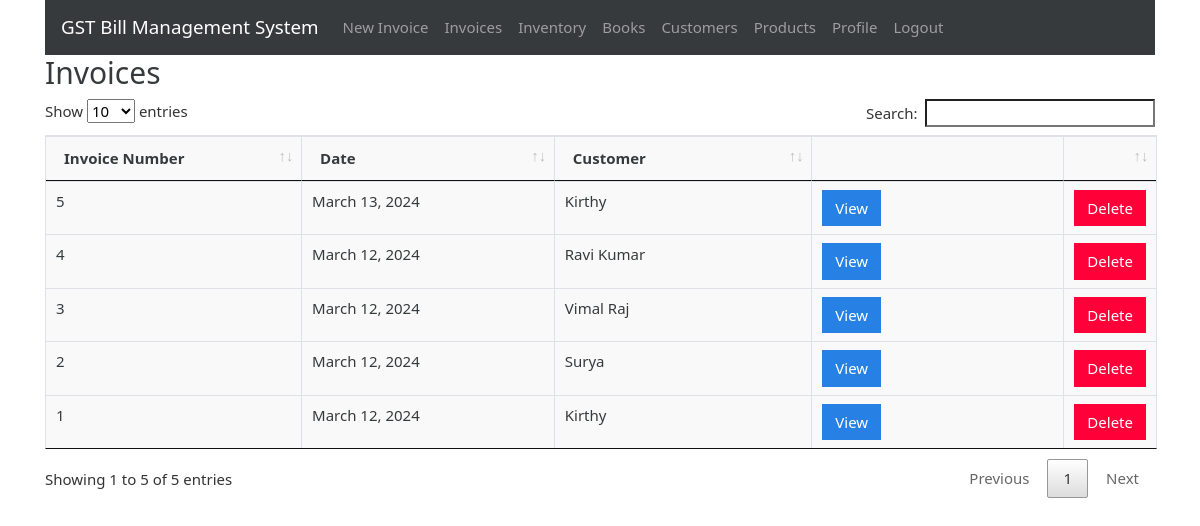
Page /invoices (signed in) on the committed database.
### gstbillingapp/models.py (models this page shows, shortened)
class Invoice(models.Model):
    user = models.ForeignKey(User, null=True, blank=True, on_delete=models.SET_NULL)
    invoice_number = models.IntegerField()
    invoice_date = models.DateField()
    invoice_customer = models.ForeignKey('Customer', on_delete=models.SET_NULL, null=True)
    invoice_json = models.TextField()
    inventory_reflected = models.BooleanField(default=True)
    books_reflected = models.BooleanField(default=True)

class Customer(models.Model):
    user = models.ForeignKey(User, null=True, blank=True, on_delete=models.SET_NULL)
    customer_name = models.CharField(max_length=200)
    customer_address = models.TextField(max_length=600, blank=True, null=True)
    customer_phone = models.CharField(max_length=10, blank=True, null=True)
    customer_gst = models.CharField(max_length=15, blank=True, null=True)
    def __str__(self):
        return self.customer_name

### gstbillingapp/views.py (the view)
# urls.py: path('invoices', views.invoices, name='invoices'),
@login_required
def invoices(request):
    context = {}
    context['invoices'] = Invoice.objects.filter(user=request.user).order_by('-id')
    return render(request, 'gstbillingapp/invoices.html', context)

### gstbillingapp/templates/gstbillingapp/invoices.html (shortened to what this page needs)
{% extends "gstbillingapp/base.html" %}
{% load static %}
{% block content %}
		<h2>Invoices</h2>
		<table class="table table-bordered" id="invoice-table">
		<thead>
			<tr>
				<th>Invoice Number</th>
				<th>Date</th>
				<th>Customer</th>
				<th></th>
				<th></th>
			</tr>
		</thead>
		<tbody class="two-col-form">
			{% for invoice in invoices %}
			<tr>
 				<td>{{invoice.invoice_number}}</td>
 				<td>{{invoice.invoice_date}}</td>
 				<td>{{invoice.invoice_customer}}</td>
				<td><a href="{% url 'invoice_viewer' invoice.id %}"><button type="button" class="btn btn-primary">View</button></a></td>
			    <td><button type="button" class="btn btn-danger" data-toggle="modal" data-target="#invoiceDeleteModal" data-invoice-id="{{invoice.id}}" data-invoice-number="{{invoice.invoice_number}}, for {{invoice.invoice_customer}}">Delete</button></td>
				</tr>
			{% endfor %}
		</tbody>
		</table>
{% endblock %}

### gstbillingapp/static/gstbillingapp/main.css (style rules this page uses)
.table-bordered td, .table-bordered th { padding: 0.25em; }
.table-bordered tbody td, .table-bordered tbody th, .table-bordered thead th, .table-bordered thead td { background: #f9f9f9; }
.two-col-form td, .two-col-form th { width: 25%; }

### rows in the picture
Invoice: invoice_number "5", invoice_date "March 13, 2024", invoice_customer "Kirthy"
Invoice: invoice_number "4", invoice_date "March 12, 2024", invoice_customer "Ravi Kumar"
Invoice: invoice_number "3", invoice_date "March 12, 2024", invoice_customer "Vimal Raj"
Invoice: invoice_number "2", invoice_date "March 12, 2024", invoice_customer "Surya"
Invoice: invoice_number "1", invoice_date "March 12, 2024", invoice_customer "Kirthy"
